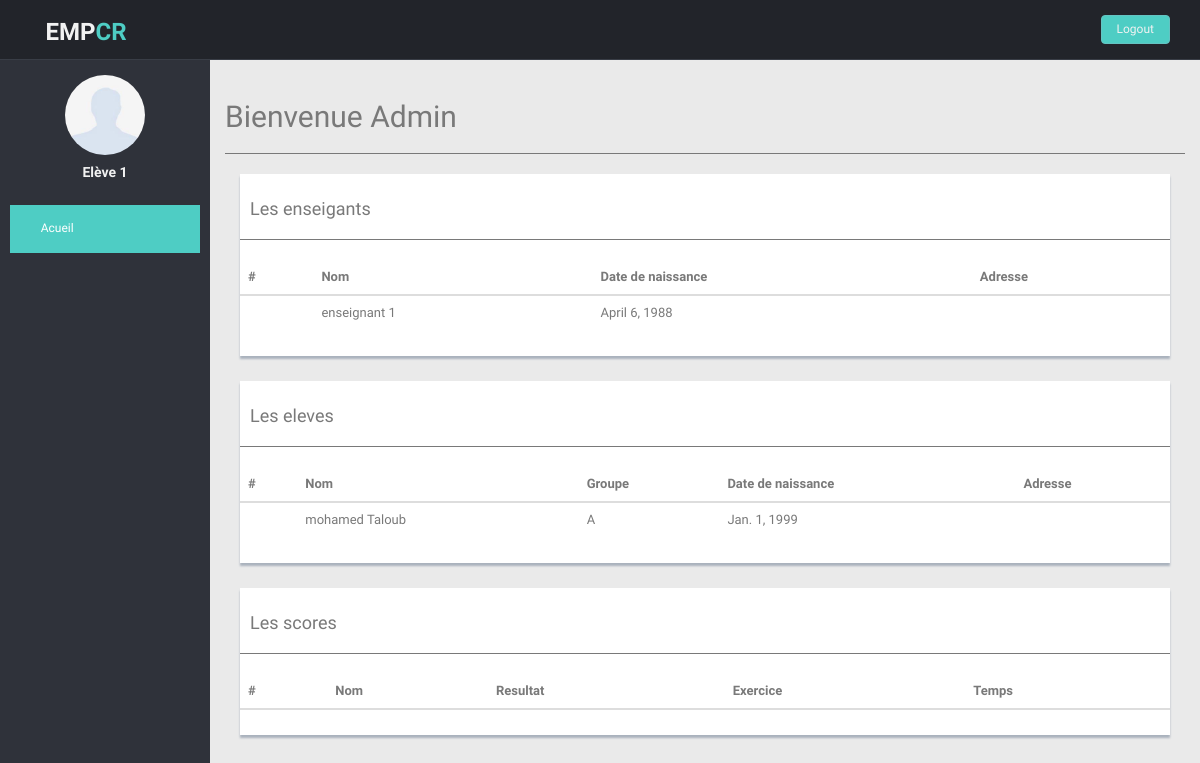
Page /administrator on the earlier database version.
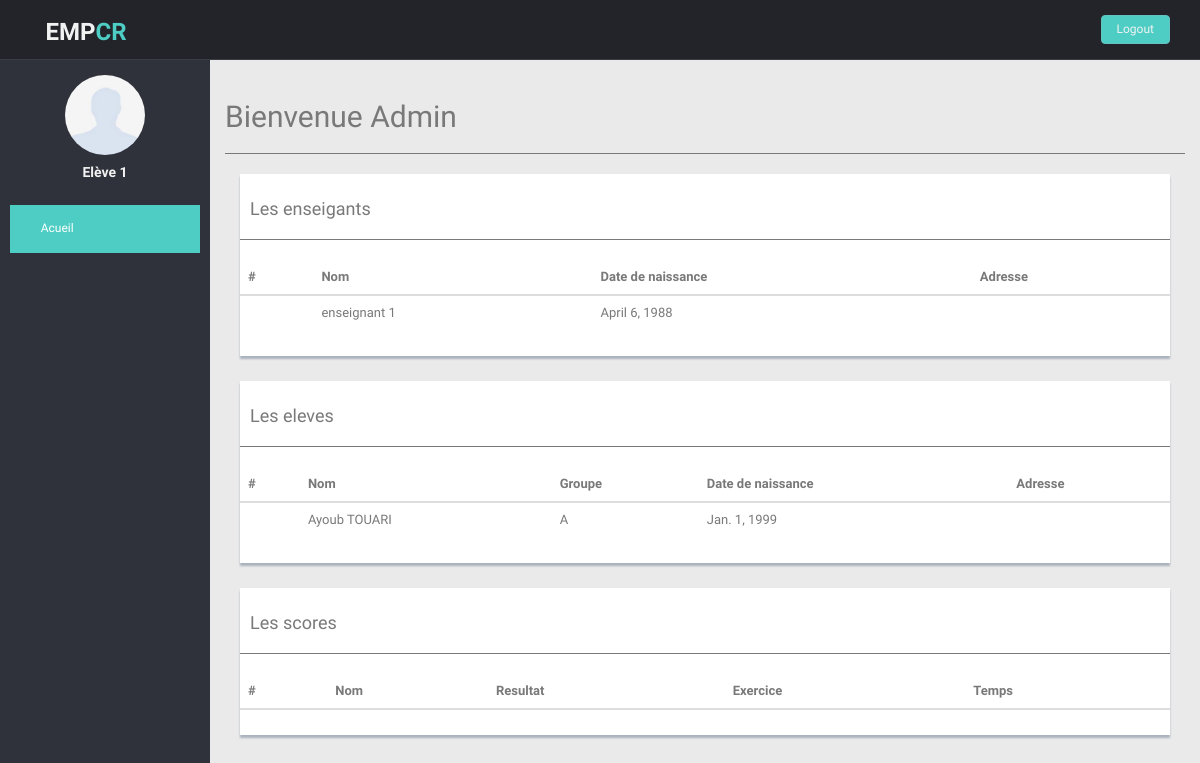
Same page on the later database version.
### my_app/models.py (models this page shows, shortened)
class Eleve(models.Model):
	username_elv = models.CharField(db_column='USERNAME_ELV', max_length=255, blank=True, null=True, unique=True)
	nom_elv = models.CharField(db_column='NOM_ELV', max_length=255, blank=True, null=True)
	pwd_elv = models.CharField(db_column='PWD_ELV', max_length=255, blank=True, null=True)
	date_nai_elv = models.DateField(db_column='DATE_NAI_ELV', blank=True, null=True)
	groupe = models.ForeignKey(Groupe, on_delete=models.CASCADE)
	class Meta:
		managed = True
		db_table = 'ELEVE'

class Groupe(models.Model):
	niveau = models.ForeignKey(Niveau,  on_delete=models.CASCADE)
	desig_grp = models.CharField(db_column='DESIG_GRP', max_length=32, blank=True, null=True)
	desc_grp = models.CharField(db_column='DESC_GRP', max_length=255, blank=True, null=True)
	class Meta:
		managed = True
		db_table = 'GROUPE'
	def __str__(self):
		return self.desig_grp

### my_app/views.py (the view)
# urls.py: path('administrator', views.adminstrator, name = 'adminstrator'),
def adminstrator(request):
	eleve_result = Eleve.objects.all()
	enseignants_result = Enseignant.objects.all()
	score_result = Score.objects.all()
	ctx = {'eleve_result' : eleve_result,
			'enseignants_result': enseignants_result,
			"score_result":score_result}
	return render(request,'admin.html',ctx)

### my_app/templates/admin.html (shortened to what this page needs)
<!DOCTYPE html>
<html lang="fr">
	<head>
		{% load static %}
		<link rel='stylesheet' href="{% static 'css/style.css' %}">
		{% load static %}
		<link href="{% static 'css/bootstrap.min.css' %}" rel="stylesheet" />
		<link href= "{% static 'css/style.css'%}" rel="stylesheet">
		<link href= "{% static 'css/style-responsive.css' %}" rel="stylesheet">
		<link href= "{% static 'css/font-awesome.css' %}" rel="stylesheet" />
	</head>
	<body>
		<section id="container">
			<header class="header black-bg">
				<div class="sidebar-toggle-box">
					<div class="fa fa-bars tooltips" data-placement="right" ></div>
				</div>
				<a href="index.html" class="logo"><b>EMP<span>CR</span></b></a>
				<div class="top-menu">
					<ul class="nav pull-right top-menu">
					<li><a class="logout" href="login.html">Logout</a></li>
					</ul>
				</div>
			</header>
		<aside>
			<div id="sidebar" class="nav-collapse ">
				<ul class="sidebar-menu" id="nav-accordion">
				<p class="centered"><a href="profile.html"><img src="{% static 'img/uknown.jpg' %}" class="img-circle" width="80"></a></p>
				<h5 class="centered">Elève 1</h5>
				<li class="mt">
					<a class="active" href="eleve.html">
						<i class="fa fa-home"></i>
						<span>Acueil</span>
					</a>
				</li>
			</div>
		</aside>
		<section id="main-content">
			<section class="wrapper">
				<div class="row">
					<div class="col-lg-12 main-chart">
						<div class="border-head">
							<h2>Bienvenue Admin</h2>
							<hr>
						</div>
						<div class="col-md-12">
							<div class="content-panel">
								<h4> Les enseigants </h4>
								<hr></i>
								<table class="table">
									<thead>
										<tr>
											<th>#</th>
											<th>Nom</th>
											<th>Date de naissance</th>
											<th>Adresse</th>
										</tr>
									</thead>
									<tbody>
										{% for item in enseignants_result %}
										<tr>
											<td>{{ item.id_ens }}</td>
											<td>{{ item.nom_ens }}</td>
											<td>{{ item.date_nai_ens }}</td>
											<td>{{ item.adresse_ens }}</td>
										</tr>
										{% endfor %}
									</tbody>
								</table>
							</div>
						</div>
						<div class="col-md-12 mt">
							<div class="content-panel">
								<h4> Les eleves</h4>
								<hr></i>
								<table class="table">
									<thead>
										<tr>
											<th>#</th>
											<th>Nom</th>
											<th>Groupe</th>
											<th>Date de naissance</th>
											<th>Adresse</th>
										</tr>
									</thead>
									<tbody>
										{% for item in eleve_result %}
										<tr>
											<td>{{ item.id_eleve }}</td>
											<td>{{ item.nom_elv }}</td>
											<td>{{ item.groupe }}</td>
											<td>{{ item.date_nai_elv }}</td>
											<td>{{ item.adresse_elv }}</td>
										</tr>
										{% endfor %}
									</tbody>
								</table>
							</div>
						</div>
						<div class="col-md-12 mt">
							<div class="content-panel">
								<h4> Les scores</h4>
								<hr></i>
								<table class="table">
									<thead>
										<tr>
											<th>#</th>
											<th>Nom</th>
											<th>Resultat</th>
											<th>Exercice</th>
											<th>Temps</th>
										</tr>
									</thead>
								</table>
							</div>
						</div>
					</div>
				</div>
			</section>
		</section>
	</body>
</html>

Differences in the rows shown:
changed Eleve: nom_elv "mohamed Taloub" → "Ayoub TOUARI"
